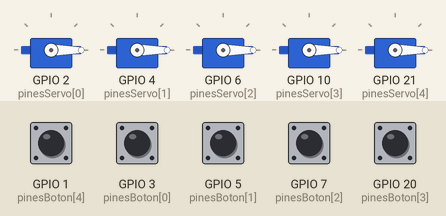
Recording of a sketch running on a simulated ESP32. On the bench: 5 × servo. The test bench sets the inputs (shaded band); at power-on: GPIO 1 (pinesBoton[4]), GPIO 3 (pinesBoton[0]), GPIO 5 (pinesBoton[1]), GPIO 7 (pinesBoton[2]), GPIO 20 (pinesBoton[3]) HIGH.

Above: at 1.2 s.
1.3 s: GPIO 1 (pinesBoton[4]) pulled LOW for 0.15 s
At 2.0 s:
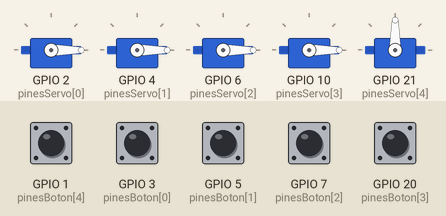
2.9 s: GPIO 3 (pinesBoton[0]) pulled LOW for 0.15 s
At 3.2 s:
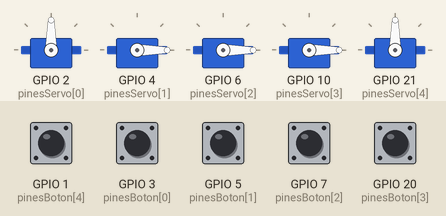
4.5 s: GPIO 5 (pinesBoton[1]) pulled LOW for 0.15 s
At 5.7 s:
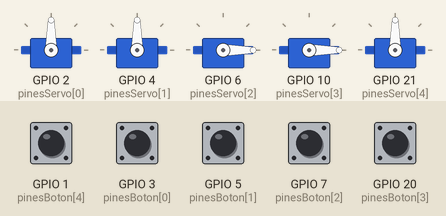
6.1 s: GPIO 7 (pinesBoton[2]) pulled LOW for 0.15 s
At 6.9 s:
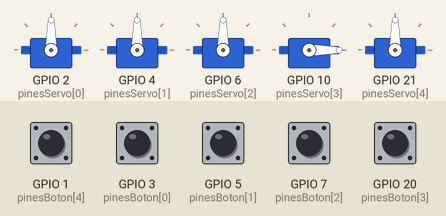
7.7 s: GPIO 20 (pinesBoton[3]) pulled LOW for 0.15 s
At 8.1 s:
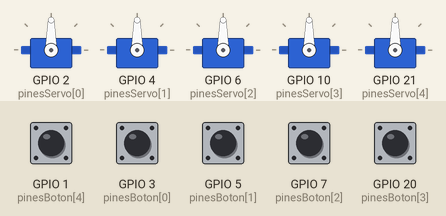
9.3 s: GPIO 1 (pinesBoton[4]) pulled LOW for 1 s
At 10.5 s:
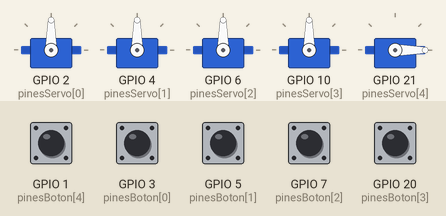
Timing chart, 0 to 12.3 s (numbered marks = the images above; inputs shaded):
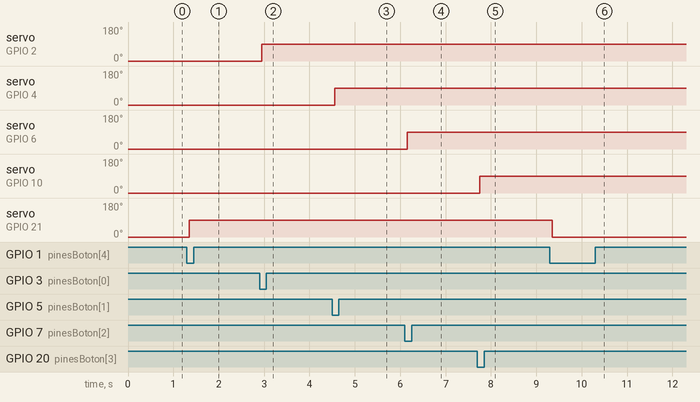

Measured:
- after the input at 1.3 s, servo on GPIO 21 (pinesServo[4]): 0° → 90° after 0.05 s
- after the input at 2.9 s, servo on GPIO 2 (pinesServo[0]): 0° → 90° after 0.05 s
- after the input at 4.5 s, servo on GPIO 4 (pinesServo[1]): 0° → 90° after 0.05 s
- after the input at 6.1 s, servo on GPIO 6 (pinesServo[2]): 0° → 90° after 0.05 s
- after the input at 7.7 s, servo on GPIO 10 (pinesServo[3]): 0° → 90° after 0.05 s
- after the input at 9.3 s, servo on GPIO 21 (pinesServo[4]): 90° → 0° after 0.05 s

The sketch:

sketch_sep32a.ino
```cpp
// Firware de ESP32 SUpeMini

#include <ESP32Servo.h>


// 1. CONFIGURACIÓN PARA 5 DEDOS
const int NUM_DEDOS = 5;

// Asignación de pines (Pulgar, Índice, Medio, Anular, Meñique)
int pinesServo[NUM_DEDOS] = {2, 4, 6, 10, 21};
int pinesBoton[NUM_DEDOS] = {3, 5, 7, 20, 1};

// Arreglos de memoria para los 5 elementos
Servo servos[NUM_DEDOS];
int posiciones[NUM_DEDOS] = {0, 0, 0, 0, 0};
int estadosBoton[NUM_DEDOS] = {HIGH, HIGH, HIGH, HIGH, HIGH};
int estadosAnteriores[NUM_DEDOS] = {HIGH, HIGH, HIGH, HIGH, HIGH};
unsigned long tiemposRebote[NUM_DEDOS] = {0, 0, 0, 0, 0};

unsigned long retardoRebote = 50;

void setup() {
  for (int i = 0; i < NUM_DEDOS; i++) {
    servos[i].attach(pinesServo[i], 500, 2400);
    servos[i].write(posiciones[i]);

    pinMode(pinesBoton[i], INPUT_PULLUP);
  }
}

void loop() {
  // El bucle revisa los 5 botones constantemente
  for (int i = 0; i < NUM_DEDOS; i++) {
    actualizarDedo(i);
  }
}

// 2. Maneja cada dedo de forma independiente
void actualizarDedo(int i) {
  int lectura = digitalRead(pinesBoton[i]);

  if (lectura != estadosAnteriores[i]) {
    tiemposRebote[i] = millis();
  }

  if ((millis() - tiemposRebote[i]) > retardoRebote) {
    if (lectura != estadosBoton[i]) {
      estadosBoton[i] = lectura;

      if (estadosBoton[i] == LOW) {
        if (posiciones[i] == 0) {
          posiciones[i] = 90;
        } else {
          posiciones[i] = 0;
        }
        servos[i].write(posiciones[i]);
      }
    }
  }

  estadosAnteriores[i] = lectura;
}
```
